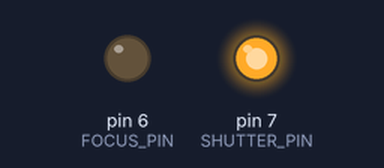
The sketch below on a simulated Arduino Uno, built with avr-gcc and run on an emulated ATmega328P. Shown: output pins drawn as LEDs (lit = HIGH).

Above: at 1.0 s.
At 7.0 s:
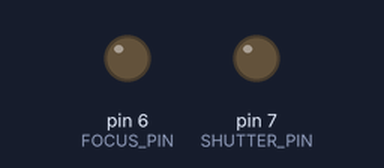
Timing chart, 0 to 15.6 s (numbered marks = the images above):
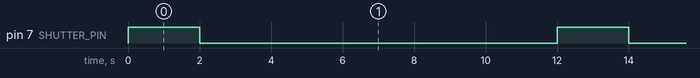

Measured:
- by itself, pin 7 (SHUTTER_PIN): alternates HIGH for 2.0 s and LOW for 10.0 s

The sketch:

camera_trigger.ino
```cpp
// Maurice Ribble
// 4-28-2008
// http://www.glacialwanderer.com/hobbyrobotics

// This code just tests my camera trigger.  It lets you
// focus the camera by pressing the 'f' key and take a
// picture by pressing the space bar.

#define FOCUS_PIN 6
#define SHUTTER_PIN 7

void setup()
{
  pinMode(FOCUS_PIN, OUTPUT);
  pinMode(SHUTTER_PIN, OUTPUT);
  digitalWrite(FOCUS_PIN, LOW);
  digitalWrite(SHUTTER_PIN, LOW);

}

void loop()
{
         digitalWrite(SHUTTER_PIN, HIGH);
        delay(2000); // May want to adjust this depending on shot type
        digitalWrite(SHUTTER_PIN, LOW);
        delay(10000);
      }
```
